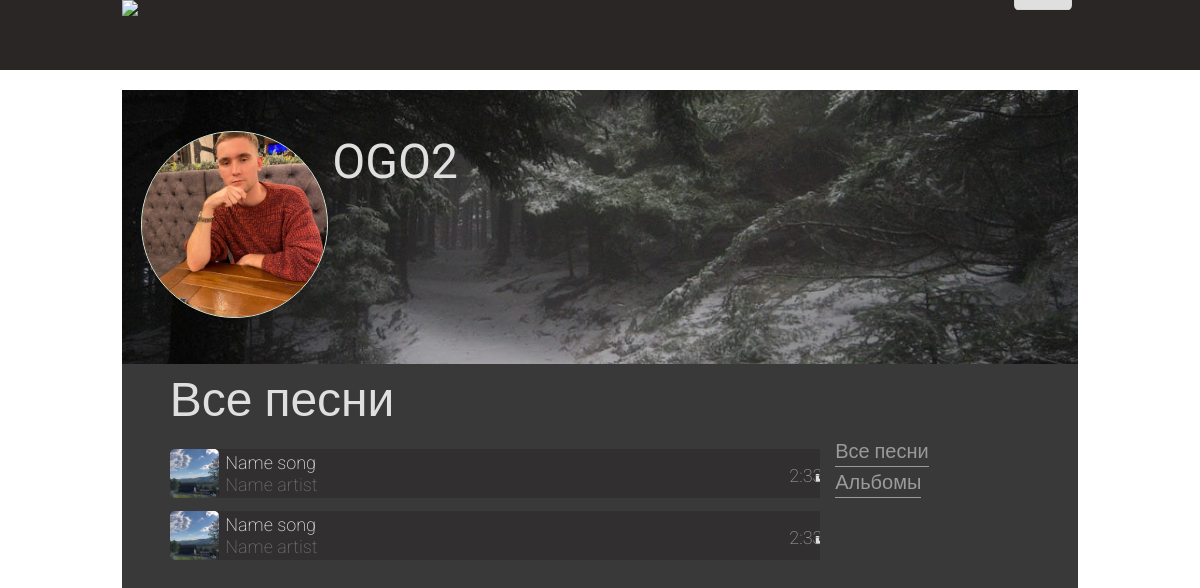
/artist_page/OGO2/, run on the app's committed database.
### artist/models.py (models this page shows, shortened)
class Artist(models.Model):
    name_artist = models.CharField(max_length=150)
    photo = models.ImageField(upload_to='artis/%Y/%m/%d')
    genre = models.ForeignKey(Genre, on_delete=models.SET_NULL, blank=True, null=True)
    sex = models.ForeignKey(Sex, on_delete=models.SET_NULL, blank=True, null=True)
    music_artist = models.ManyToManyField('music.Music', related_name='music_artist', blank=True)
    header_photo = models.ImageField(upload_to='artis/%Y/%m/%d')
    album = models.JSONField(default=dict, blank=True)
    class Meat:
        verbose_name = 'Артисты'

### artist/views.py (the view)
# urls.py: path('artist_page/<str:artist_name>/', artist_page, name='artist_page'),
def artist_page(request, artist_name):
    artist_info = Artist.objects.get(name_artist=artist_name)
    return render(request, 'artist/artist_page.html', {'artist_info': artist_info})

### artist/templates/artist/artist_page.html (shortened to what this page needs)
{% extends 'profile_user/base.html' %}
{% load static %}
        {% block content %}
            <div class="header_artist">
                <div class="shadow_header_artist">
                <img src="/media/{{artist_info.header_photo}}">
                </div>
                    <div class="avatar_artist">
                        <img src="/media/{{artist_info.photo}}">
                    </div>
                <h1>{{artist_info.name_artist}}</h1>
            </div>
            <div class="music_profile">
                <h1>Все песни</h1>
                <div class="songs_full2">
                    <div class="track">
                        <div class="shadow_track2">
                            <p class="name_song2">Name song</p>
                            <a href="#" class="name_artist">Name artist</a>
                            <button value="val_play1"><a href="#" download="songs/A-AP Rocky-Palace-kissvk.com.mp3"><img src="img/donwload.png"></a></button>
                            <div class="time_track">2:33</div>
                        </div>
                        <div class="photo_track">
                            <img class="photo_track_img" src="img/z4wN1DUfpkI.jpg">
                            <div class="black_img">
                                <button value="A-AP Rocky-Wassup-kissvk.com" id="play1" class="buter_track2"></button>
                            </div>
                        </div>
                    </div>
                    <div class="track">
                        <div class="shadow_track2">
                            <p class="name_song2">Name song</p>
                            <a href="#" class="name_artist">Name artist</a>
                            <button value="val_play1"><a href="#" download="songs/A-AP Rocky-Palace-kissvk.com.mp3"><img src="img/donwload.png"></a></button>
                            <div class="time_track">2:33</div>
                        </div>
                        <div class="photo_track">
                            <img class="photo_track_img" src="img/z4wN1DUfpkI.jpg">
                            <div class="black_img">
                                <button value="A-AP Rocky-Wassup-kissvk.com" id="play1" class="buter_track2"></button>
                            </div>
                        </div>
                    </div>
                </div>
                <div class="music_menu">
                    <ul>
                        <li><button class="music_but_menu">Все песни</button></li>
                        <li><button class="music_but_menu">Альбомы</button></li>
                    </ul>
                </div>
            </div>
        {% endblock %}

### profile_user/static/profile_user/css/assets.css (style rules this page uses)
*, *::before, *::after { box-sizing: border-box; }
body, h1, h2, h3, h4, p, ul[class], ol[class], li, figure, figcaption, blockquote, dl, dd { margin: 0; }
body { min-height: 100vh; scroll-behavior: smooth; text-rendering: optimizeSpeed; line-height: 1.5; background-image: url("../img/fon.png"); background-size: 100% auto; background-repeat:no-repeat; background-attachment: fixed; }
a:not([class]) { text-decoration-skip-ink: auto; }
img { max-width: 100%; display: block; }
input, button, textarea, select { font: inherit; }
.content2 h1 { display: inline-block; color: #E0DFDF; Font-family: "Roboto","Arial", sans-serif; font-style: normal; font-weight: normal; Font-size: 48px; width: 80%; position: relative; top: .5%; }
.track { width: 100%; height: 49px; position: relative; margin-top: 2%; border-radius: 5px 0 0 5px; }
.track a, p { text-decoration: none; Font-family: "Roboto", "Arial", sans-serif; font-style: normal; Font-size: 18px; font-weight: 200; }
.name_song2 { color: #E0DFDF; position: relative; left: 23px; }
.name_artist { position: relative; left: 10px; color: #6D6D6D; bottom: 5px; }
.time_track { position: relative; top: -28%; float: right; right: -4%; color: rgba(148, 147, 147, 1); text-decoration: none; Font-family: "Roboto", "Arial", sans-serif; font-style: normal; Font-size: 18px; font-weight: 200; }
.photo_track { border-radius: 5px; width: 49px; height: 49px; }
.black_img { border-radius: 5px; position: relative; top: -200%; width: 100%; height: 100%; }
.photo_track_img { border-radius: 5px; position: relative; width: 49px; height: 49px; top: -100%; }
.shadow_track2 { width: 95%; height: 100%; background-color: rgba(42, 38, 38, 0.5); position: relative; left: 5%; }
.shadow_header_artist { width: 100%; height: 100%; }
.shadow_header_artist:after { content: ''; display: block; width: 100%; height: 100%; position: absolute; left: 0; top: 0; background-color: rgba(0, 0, 0, .3); transition: 250ms background-color; }
.header_artist h1 { color: #E0DFDF; text-decoration: none; Font-family: "Roboto", "Arial", sans-serif; font-style: normal; Font-size:48px; font-weight:400; position: relative; top: -155%; left: 22%; }
.header_artist { position: relative; top: -30%; width: 100%; height: 274px; overflow: hidden; }
.header_artist img { position: relative; object-fit: cover; width: 100%; height: 100%; }
.avatar_artist { border: 1px solid #E0DFDF; position: relative; top: -85%; left: 2%; width: 187px; height: 187px; background-color: #4CAF50; border-radius: 50%; overflow: hidden; }
.avatar_artist img { object-fit: cover; width: 100%; height: 100%; }
.shadow_track2 button { cursor: pointer; margin: 0; padding: 0; border: 0; outline: none; background-color: transparent; border: none; position: relative; float: right; right: 1%; top: -27%; }
.buter_track2 { margin: 0; padding: 0; border: 0; outline: none; background-color: transparent; width: 100%; height: 100%; border: none; border-radius: 5px; position: relative; top: 0; }
.music_profile { display: inline-block; position: relative; top: 2%; }
.music_profile h1 { position: relative; left: 5%; }
.songs_full2 { position: relative; left: 5%; width: 650px; height: 618px; float: left; overflow: auto; }
.songs_full2 a { position: relative; left: 23px; }
.music_menu { width: 23%; float: left; position: relative; left: 5%; }
.music_menu ul { padding: 0; margin: 0; position: relative; left: 7%; list-style: none; }
.music_menu button { margin: 0; padding: 0; border: 0; outline: none; background-color: transparent; border: none; color: #9A9A9A; Font-family: "Roboto", "Arial", sans-serif; font-style: normal; Font-size: 20px; font-weight: 300; }
@media only screen and (max-device-width:1000px) { .name_artist { position: relative; left: 15px; } }
@media only screen and (max-device-width:800px) { .name_artist { position: relative; left: 18px; } }
.music_menu button { margin: 0; padding: 0; border: 0; outline: none; background-color: transparent; border: none; color: #9A9A9A; Font-family: "Roboto", "Arial", sans-serif; font-style: normal; Font-size: 20px; font-weight: 300; border-bottom: 1px solid #9A9A9A; }

### data on the page
Artist: header_photo (picture), photo (picture), name_artist "OGO2"
